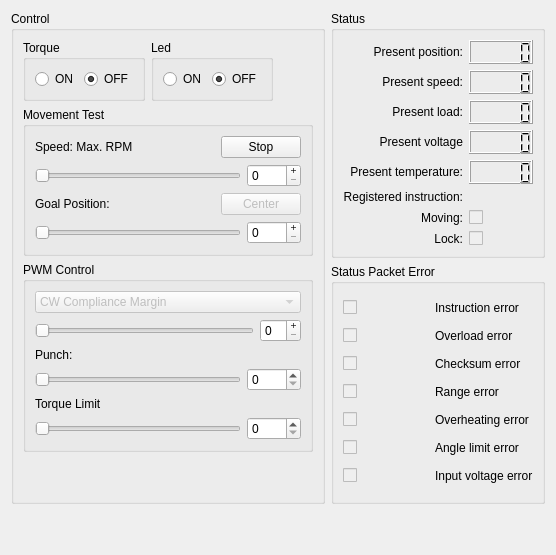
        <widget class="QWidget" name="operationTab">
         <property name="styleSheet">
          <string notr="true"/>
         </property>
         <attribute name="title">
          <string>Operation</string>
         </attribute>
         <layout class="QHBoxLayout" name="horizontalLayout_12">
          <item>
           <layout class="QGridLayout" name="gridLayout_5">
            <item row="0" column="0">
             <widget class="QGroupBox" name="groupBox_5">
              <property name="title">
               <string>Control</string>
              </property>
              <layout class="QVBoxLayout" name="verticalLayout_8">
               <item>
                <layout class="QHBoxLayout" name="horizontalLayout_3">
                 <item>
                  <widget class="QGroupBox" name="torqueGroupBox">
                   <property name="title">
                    <string>Torque</string>
                   </property>
                   <property name="flat">
                    <bool>false</bool>
                   </property>
                   <property name="checkable">
                    <bool>false</bool>
                   </property>
                   <layout class="QVBoxLayout" name="verticalLayout_4">
                    <item>
                     <layout class="QHBoxLayout" name="horizontalLayout">
                      <item>
                       <widget class="QRadioButton" name="torqueOnControlRadioButton">
                        <property name="text">
                         <string>ON</string>
                        </property>
                        <property name="checked">
                         <bool>false</bool>
                        </property>
                       </widget>
                      </item>
                      <item>
                       <widget class="QRadioButton" name="torqueOffControlRadioButton">
                        <property name="text">
                         <string>OFF</string>
                        </property>
                        <property name="checked">
                         <bool>true</bool>
                        </property>
                       </widget>
                      </item>
                     </layout>
                    </item>
                   </layout>
                  </widget>
                 </item>
                 <item>
                  <widget class="QGroupBox" name="groupBox_2">
                   <property name="title">
                    <string>Led</string>
                   </property>
                   <layout class="QVBoxLayout" name="verticalLayout_5">
                    <item>
                     <layout class="QHBoxLayout" name="horizontalLayout_2">
                      <item>
                       <widget class="QRadioButton" name="ledOnControlRadioButton">
                        <property name="text">
                         <string>ON</string>
                        </property>
                       </widget>
                      </item>
                      <item>
                       <widget class="QRadioButton" name="ledOffControlRadioButton">
                        <property name="text">
                         <string>OFF</string>
                        </property>
                        <property name="checked">
                         <bool>true</bool>
                        </property>
                       </widget>
                      </item>
                     </layout>
                    </item>
                   </layout>
                  </widget>
                 </item>
                 <item>
                  <spacer name="horizontalSpacer">
                   <property name="orientation">
                    <enum>Qt::Horizontal</enum>
                   </property>
                   <property name="sizeHint" stdset="0">
                    <size>
                     <width>40</width>
                     <height>20</height>
                    </size>
                   </property>
                  </spacer>
                 </item>
                </layout>
               </item>
               <item>
                <widget class="QGroupBox" name="groupBox_3">
                 <property name="title">
                  <string>Movement Test</string>
                 </property>
                 <layout class="QVBoxLayout" name="verticalLayout_7">
                  <item>
                   <layout class="QHBoxLayout" name="horizontalLayout_6">
                    <item>
                     <widget class="QLabel" name="label_2">
                      <property name="text">
                       <string>Speed: Max. RPM</string>
                      </property>
                     </widget>
                    </item>
                    <item>
                     <spacer name="horizontalSpacer_3">
                      <property name="orientation">
                       <enum>Qt::Horizontal</enum>
                      </property>
                      <property name="sizeHint" stdset="0">
                       <size>
                        <width>40</width>
                        <height>20</height>
                       </size>
                      </property>
                     </spacer>
                    </item>
                    <item>
                     <widget class="QPushButton" name="stopMovementPushButton">
                      <property name="text">
                       <string>Stop</string>
                      </property>
                     </widget>
                    </item>
                   </layout>
                  </item>
                  <item>
                   <layout class="QHBoxLayout" name="horizontalLayout_7">
                    <item>
                     <widget class="QSlider" name="speedHorizontalSlider">
                      <property name="maximum">
                       <number>1023</number>
                      </property>
                      <property name="tracking">
                       <bool>true</bool>
                      </property>
                      <property name="orientation">
                       <enum>Qt::Horizontal</enum>
                      </property>
                     </widget>
                    </item>
                    <item>
                     <widget class="QSpinBox" name="speedSpinBox">
                      <property name="buttonSymbols">
                       <enum>QAbstractSpinBox::PlusMinus</enum>
                      </property>
                      <property name="maximum">
                       <number>1023</number>
                      </property>
                     </widget>
                    </item>
                   </layout>
                  </item>
                  <item>
                   <layout class="QHBoxLayout" name="horizontalLayout_8">
                    <item>
                     <widget class="QLabel" name="label_3">
                      <property name="text">
                       <string>Goal Position:</string>
                      </property>
                     </widget>
                    </item>
                    <item>
                     <spacer name="horizontalSpacer_4">
                      <property name="orientation">
                       <enum>Qt::Horizontal</enum>
                      </property>
                      <property name="sizeHint" stdset="0">
                       <size>
                        <width>40</width>
                        <height>20</height>
                       </size>
                      </property>
                     </spacer>
                    </item>
                    <item>
                     <widget class="QPushButton" name="centerPositionPushButton">
                      <property name="enabled">
                       <bool>false</bool>
                      </property>
                      <property name="text">
                       <string>Center</string>
                      </property>
                     </widget>
                    </item>
                   </layout>
                  </item>
                  <item>
                   <layout class="QHBoxLayout" name="horizontalLayout_9">
                    <item>
                     <widget class="QSlider" name="positionHorizontalSlider">
                      <property name="maximum">
                       <number>1023</number>
                      </property>
                      <property name="orientation">
                       <enum>Qt::Horizontal</enum>
                      </property>
                     </widget>
                    </item>
                    <item>
                     <widget class="QSpinBox" name="positionSpinBox">
                      <property name="buttonSymbols">
                       <enum>QAbstractSpinBox::PlusMinus</enum>
                      </property>
                      <property name="maximum">
                       <number>1023</number>
                      </property>
                     </widget>
                    </item>
                   </layout>
                  </item>
                 </layout>
                </widget>
               </item>
               <item>
                <widget class="QGroupBox" name="groupBox_4">
                 <property name="title">
                  <string>PWM Control</string>
                 </property>
                 <layout class="QGridLayout" name="gridLayout_10">
                  <item row="0" column="0">
                   <layout class="QVBoxLayout" name="verticalLayout_6">
                    <item>
                     <widget class="QComboBox" name="pwmControlComboBox">
                      <property name="enabled">
                       <bool>false</bool>
                      </property>
                      <item>
                       <property name="text">
                        <string>CW Compliance Margin</string>
                       </property>
                      </item>
                      <item>
                       <property name="text">
                        <string>CCW Compliance Margin</string>
                       </property>
                      </item>
                      <item>
                       <property name="text">
                        <string>CW Compliance Slope</string>
                       </property>
                      </item>
                      <item>
                       <property name="text">
                        <string>CCW Compliance Slope</string>
                       </property>
                      </item>
                     </widget>
                    </item>
                    <item>
                     <layout class="QHBoxLayout" name="horizontalLayout_4">
                      <item>
                       <widget class="QSlider" name="pwmControlHorizontalSlider">
                        <property name="enabled">
                         <bool>false</bool>
                        </property>
                        <property name="orientation">
                         <enum>Qt::Horizontal</enum>
                        </property>
                       </widget>
                      </item>
                      <item>
                       <widget class="QSpinBox" name="pwmControlSpinBox">
                        <property name="buttonSymbols">
                         <enum>QAbstractSpinBox::PlusMinus</enum>
                        </property>
                       </widget>
                      </item>
                     </layout>
                    </item>
                    <item>
                     <widget class="QLabel" name="label_16">
                      <property name="text">
                       <string>Punch:</string>
                      </property>
                     </widget>
                    </item>
                    <item>
                     <layout class="QHBoxLayout" name="horizontalLayout_5">
                      <item>
                       <widget class="QSlider" name="punchHorizontalSlider">
                        <property name="maximum">
                         <number>1023</number>
                        </property>
                        <property name="orientation">
                         <enum>Qt::Horizontal</enum>
                        </property>
                       </widget>
                      </item>
                      <item>
                       <widget class="QSpinBox" name="punchSpinBox">
                        <property name="maximum">
                         <number>1023</number>
                        </property>
                       </widget>
                      </item>
                     </layout>
                    </item>
                    <item>
                     <widget class="QLabel" name="label_18">
                      <property name="text">
                       <string>Torque Limit</string>
                      </property>
                     </widget>
                    </item>
                    <item>
                     <layout class="QHBoxLayout" name="horizontalLayout_19">
                      <item>
                       <widget class="QSlider" name="torqueLimitHorizontalSlider">
                        <property name="maximum">
                         <number>1023</number>
                        </property>
                        <property name="orientation">
                         <enum>Qt::Horizontal</enum>
                        </property>
                       </widget>
                      </item>
                      <item>
                       <widget class="QSpinBox" name="torqueLimitSpinBox">
                        <property name="maximum">
                         <number>1023</number>
                        </property>
                       </widget>
                      </item>
                     </layout>
                    </item>
                   </layout>
                  </item>
                 </layout>
                </widget>
               </item>
               <item>
                <spacer name="verticalSpacer">
                 <property name="orientation">
                  <enum>Qt::Vertical</enum>
                 </property>
                 <property name="sizeHint" stdset="0">
                  <size>
                   <width>20</width>
                   <height>40</height>
                  </size>
                 </property>
                </spacer>
               </item>
              </layout>
             </widget>
            </item>
            <item row="0" column="1">
             <layout class="QVBoxLayout" name="verticalLayout_10">
              <item>
               <widget class="QGroupBox" name="groupBox_6">
                <property name="title">
                 <string>Status</string>
                </property>
                <layout class="QVBoxLayout" name="verticalLayout_9">
                 <item>
                  <layout class="QGridLayout" name="gridLayout_3">
                   <item row="0" column="0">
                    <widget class="QLabel" name="label_4">
                     <property name="text">
                      <string>Present position:</string>
                     </property>
                     <property name="alignment">
                      <set>Qt::AlignRight|Qt::AlignTrailing|Qt::AlignVCenter</set>
                     </property>
                    </widget>
                   </item>
                   <item row="0" column="1">
                    <widget class="QLCDNumber" name="presentPositionLcdNumber">
                     <property name="minimumSize">
                      <size>
                       <width>0</width>
                       <height>24</height>
                      </size>
                     </property>
                    </widget>
                   </item>
                   <item row="1" column="0">
                    <widget class="QLabel" name="label_5">
                     <property name="text">
                      <string>Present speed:</string>
                     </property>
                     <property name="alignment">
                      <set>Qt::AlignRight|Qt::AlignTrailing|Qt::AlignVCenter</set>
                     </property>
                    </widget>
                   </item>
                   <item row="1" column="1">
                    <widget class="QLCDNumber" name="presentSpeedLcdNumber">
                     <property name="minimumSize">
                      <size>
                       <width>0</width>
                       <height>24</height>
                      </size>
                     </property>
                    </widget>
                   </item>
                   <item row="2" column="0">
                    <widget class="QLabel" name="label_6">
                     <property name="text">
                      <string>Present load:</string>
                     </property>
                     <property name="alignment">
                      <set>Qt::AlignRight|Qt::AlignTrailing|Qt::AlignVCenter</set>
                     </property>
                    </widget>
                   </item>
                   <item row="2" column="1">
                    <widget class="QLCDNumber" name="presentLoadLcdNumber">
                     <property name="minimumSize">
                      <size>
                       <width>0</width>
                       <height>24</height>
                      </size>
                     </property>
                    </widget>
                   </item>
                   <item row="3" column="0">
                    <widget class="QLabel" name="label_7">
                     <property name="text">
                      <string>Present voltage</string>
                     </property>
                     <property name="alignment">
                      <set>Qt::AlignRight|Qt::AlignTrailing|Qt::AlignVCenter</set>
                     </property>
                    </widget>
                   </item>
                   <item row="3" column="1">
                    <widget class="QLCDNumber" name="presentVoltLcdNumber">
                     <property name="minimumSize">
                      <size>
                       <width>0</width>
                       <height>24</height>
                      </size>
                     </property>
                    </widget>
                   </item>
                   <item row="4" column="0">
                    <widget class="QLabel" name="label_8">
                     <property name="text">
                      <string>Present temperature:</string>
                     </property>
                     <property name="alignment">
                      <set>Qt::AlignRight|Qt::AlignTrailing|Qt::AlignVCenter</set>
                     </property>
                    </widget>
                   </item>
                   <item row="4" column="1">
                    <widget class="QLCDNumber" name="presentTempLcdNumber">
                     <property name="minimumSize">
                      <size>
                       <width>0</width>
                       <height>24</height>
                      </size>
                     </property>
                    </widget>
                   </item>
                   <item row="5" column="0">
                    <widget class="QLabel" name="label_9">
                     <property name="text">
                      <string>Registered instruction:</string>
                     </property>
                     <property name="alignment">
                      <set>Qt::AlignRight|Qt::AlignTrailing|Qt::AlignVCenter</set>
                     </property>
                    </widget>
                   </item>
                   <item row="6" column="0">
                    <widget class="QLabel" name="label_10">
                     <property name="text">
                      <string>Moving:</string>
                     </property>
                     <property name="alignment">
                      <set>Qt::AlignRight|Qt::AlignTrailing|Qt::AlignVCenter</set>
                     </property>
                    </widget>
                   </item>
                   <item row="7" column="0">
                    <widget class="QLabel" name="label_11">
                     <property name="text">
                      <string>Lock:</string>
                     </property>
                     <property name="alignment">
                      <set>Qt::AlignRight|Qt::AlignTrailing|Qt::AlignVCenter</set>
                     </property>
                    </widget>
                   </item>
                   <item row="6" column="1">
                    <widget class="QCheckBox" name="movingCheckBox">
                     <property name="enabled">
                      <bool>false</bool>
                     </property>
                     <property name="text">
                      <string/>
                     </property>
                     <property name="checkable">
                      <bool>true</bool>
                     </property>
                    </widget>
                   </item>
                   <item row="7" column="1">
                    <widget class="QCheckBox" name="lockCheckBox">
                     <property name="enabled">
                      <bool>false</bool>
                     </property>
                     <property name="text">
                      <string/>
                     </property>
                    </widget>
                   </item>
                  </layout>
                 </item>
                </layout>
               </widget>
              </item>
              <item>
               <widget class="QGroupBox" name="groupBox_7">
                <property name="title">
                 <string>Status Packet Error</string>
                </property>
                <layout class="QHBoxLayout" name="horizontalLayout_10">
                 <item>
                  <layout class="QGridLayout" name="gridLayout_4">
                   <item row="0" column="1">
                    <widget class="QLabel" name="label_17">
                     <property name="text">
                      <string>Instruction error</string>
                     </property>
                    </widget>
                   </item>
                   <item row="1" column="1">
                    <widget class="QLabel" name="label_19">
                     <property name="text">
                      <string>Overload error</string>
                     </property>
                    </widget>
                   </item>
                   <item row="2" column="1">
                    <widget class="QLabel" name="label_29">
                     <property name="text">
                      <string>Checksum error</string>
                     </property>
                    </widget>
                   </item>
                   <item row="3" column="1">
                    <widget class="QLabel" name="label_30">
                     <property name="text">
                      <string>Range error</string>
                     </property>
                    </widget>
                   </item>
                   <item row="4" column="1">
                    <widget class="QLabel" name="label_31">
                     <property name="text">
                      <string>Overheating error</string>
                     </property>
                    </widget>
                   </item>
                   <item row="5" column="1">
                    <widget class="QLabel" name="label_32">
                     <property name="text">
                      <string>Angle limit error</string>
                     </property>
                    </widget>
                   </item>
                   <item row="6" column="1">
                    <widget class="QLabel" name="label_33">
                     <property name="text">
                      <string>Input voltage error</string>
                     </property>
                    </widget>
                   </item>
                   <item row="0" column="0">
                    <widget class="QCheckBox" name="instructionErrorStatusCheckBox">
                     <property name="enabled">
                      <bool>false</bool>
                     </property>
                     <property name="text">
                      <string/>
                     </property>
                     <property name="checkable">
                      <bool>true</bool>
                     </property>
                    </widget>
                   </item>
                   <item row="1" column="0">
                    <widget class="QCheckBox" name="overloadErrorStatusCheckBox">
                     <property name="enabled">
                      <bool>false</bool>
                     </property>
                     <property name="text">
                      <string/>
                     </property>
                     <property name="checkable">
                      <bool>true</bool>
                     </property>
                    </widget>
                   </item>
                   <item row="2" column="0">
                    <widget class="QCheckBox" name="checksumErrorStatusCheckBox">
                     <property name="enabled">
                      <bool>false</bool>
                     </property>
                     <property name="text">
                      <string/>
                     </property>
                     <property name="checkable">
                      <bool>true</bool>
                     </property>
                    </widget>
                   </item>
                   <item row="3" column="0">
                    <widget class="QCheckBox" name="rangeErrorStatusCheckBox">
                     <property name="enabled">
                      <bool>false</bool>
                     </property>
                     <property name="text">
                      <string/>
                     </property>
                     <property name="checkable">
                      <bool>true</bool>
                     </property>
                    </widget>
                   </item>
                   <item row="4" column="0">
                    <widget class="QCheckBox" name="overheatingErrorStatusCheckBox">
                     <property name="enabled">
                      <bool>false</bool>
                     </property>
                     <property name="text">
                      <string/>
                     </property>
                     <property name="checkable">
                      <bool>true</bool>
                     </property>
                    </widget>
                   </item>
                   <item row="5" column="0">
                    <widget class="QCheckBox" name="angleLimitErrorStatusCheckBox">
                     <property name="enabled">
                      <bool>false</bool>
                     </property>
                     <property name="text">
                      <string/>
                     </property>
                     <property name="checkable">
                      <bool>true</bool>
                     </property>
                    </widget>
                   </item>
                   <item row="6" column="0">
                    <widget class="QCheckBox" name="inputVoltageErrorStatusCheckBox">
                     <property name="enabled">
                      <bool>false</bool>
                     </property>
                     <property name="text">
                      <string/>
                     </property>
                     <property name="checkable">
                      <bool>true</bool>
                     </property>
                    </widget>
                   </item>
                  </layout>
                 </item>
                </layout>
               </widget>
              </item>
             </layout>
            </item>
            <item row="1" column="1">
             <spacer name="verticalSpacer_2">
              <property name="orientation">
               <enum>Qt::Vertical</enum>
              </property>
              <property name="sizeHint" stdset="0">
               <size>
                <width>20</width>
                <height>40</height>
               </size>
              </property>
             </spacer>
            </item>
           </layout>
          </item>
         </layout>
        </widget>
